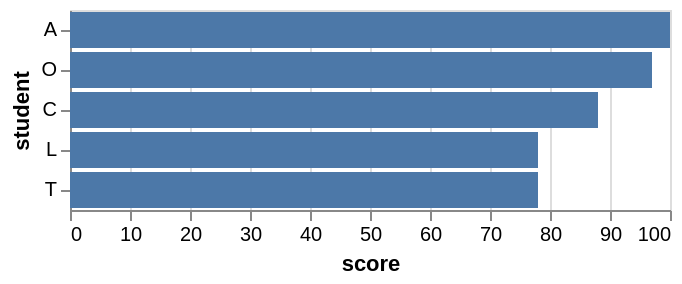

The specification (Vega-Lite) saved for this image:
### Vega-Lite specification from a JSON file in a GitHub repository (floating-point values rounded to 4 significant figures)
{"$schema": "https://vega.github.io/schema/vega-lite/v6.json", "description": "A bar graph showing the scores of the top 5 students. This shows an example of the window transform, for how the top K (5) can be filtered, and also how a rank can be computed for each student.", "data": {"values": [{"student": "A", "score": 100}, {"student": "B", "score": 56}, {"student": "C", "score": 88}, {"student": "D", "score": 65}, {"student": "E", "score": 45}, {"student": "F", "score": 23}, {"student": "G", "score": 66}, {"student": "H", "score": 67}, {"student": "I", "score": 13}, {"student": "J", "score": 12}, {"student": "K", "score": 50}, {"student": "L", "score": 78}, {"student": "M", "score": 66}, {"student": "N", "score": 30}, {"student": "O", "score": 97}, {"student": "P", "score": 75}, {"student": "Q", "score": 24}, {"student": "R", "score": 42}, {"student": "S", "score": 76}, {"student": "T", "score": 78}, {"student": "U", "score": 21}, {"student": "V", "score": 46}]}, "transform": [{"window": [{"op": "rank", "as": "rank"}], "sort": [{"field": "score", "order": "descending"}]}, {"filter": "datum.rank <= 5"}], "mark": "bar", "encoding": {"x": {"field": "score", "type": "quantitative"}, "y": {"field": "student", "type": "nominal", "sort": {"field": "score", "op": "average", "order": "descending"}}}}
